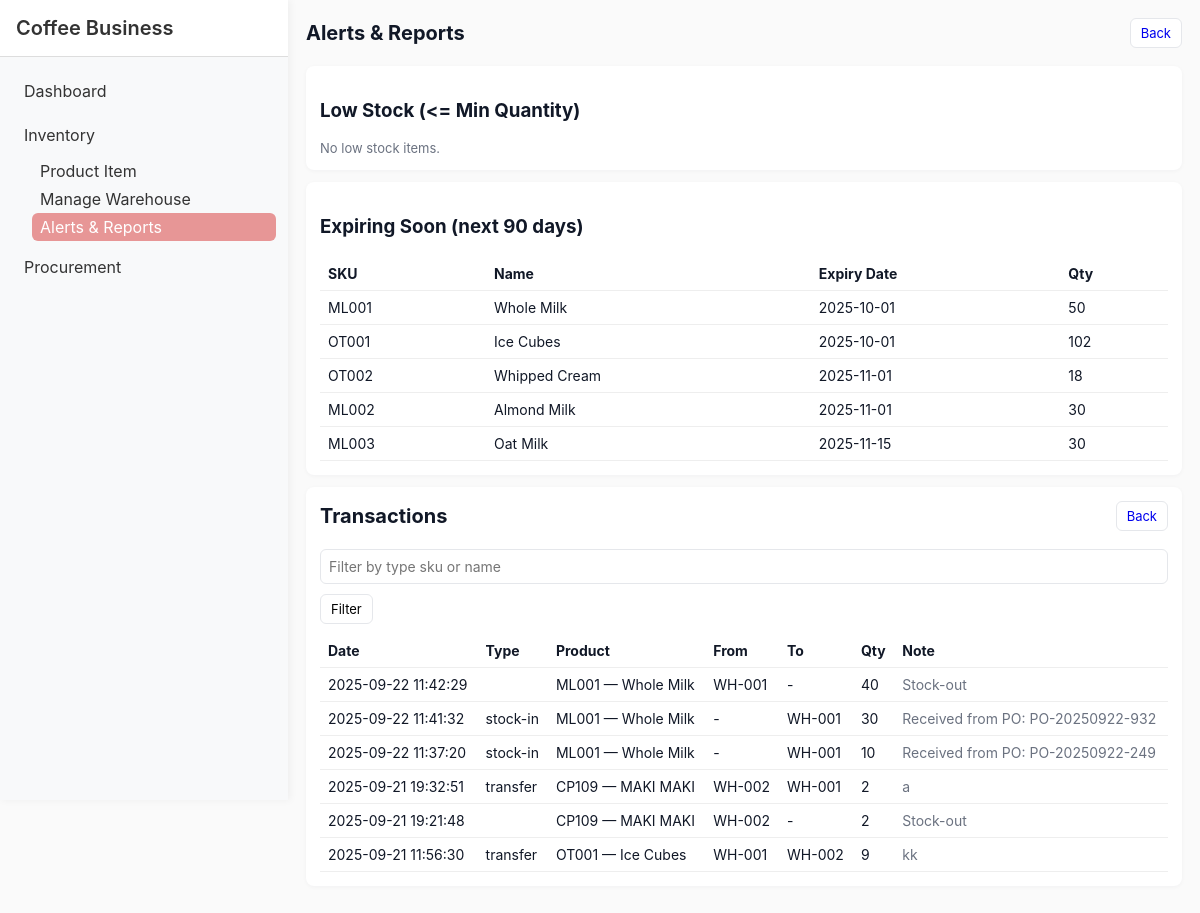
The app's page /Module1/alerts.php with its own data.
### tables this page shows
CREATE TABLE `products` (
  `id` int(11) NOT NULL,
  `sku` varchar(50) NOT NULL,
  `name` varchar(255) NOT NULL,
  `description` text DEFAULT NULL,
  `category` varchar(100) DEFAULT NULL,
  `unit` varchar(30) DEFAULT 'pcs',
  `expiration_date` date DEFAULT NULL,
  `min_qty` int(11) DEFAULT 0,
  `max_qty` int(11) DEFAULT 0,
  `created_at` timestamp NOT NULL DEFAULT current_timestamp(),
  `updated_at` timestamp NULL DEFAULT NULL ON UPDATE current_timestamp(),
  `warehouse_id` int(11) DEFAULT NULL,
  `total_quantity` int(11) DEFAULT 0
);

CREATE TABLE `stock_transactions` (
  `id` int(11) NOT NULL,
  `product_id` int(11) NOT NULL,
  `location_from` int(11) DEFAULT NULL,
  `location_to` int(11) DEFAULT NULL,
  `qty` int(11) NOT NULL,
  `type` enum('stock-in','stock-out','transfer') NOT NULL,
  `reference` varchar(50) DEFAULT NULL,
  `note` text DEFAULT NULL,
  `trans_date` datetime DEFAULT current_timestamp(),
  `user_name` varchar(100) DEFAULT 'system',
  `expiration_date` date DEFAULT NULL,
  `reference_id` int(11) DEFAULT NULL,
  `reference_type` enum('po','gr','transfer','adjustment') DEFAULT NULL
);

CREATE TABLE `locations` (
  `id` int(11) NOT NULL,
  `code` varchar(50) NOT NULL,
  `name` varchar(255) NOT NULL,
  `description` text DEFAULT NULL,
  `created_at` timestamp NOT NULL DEFAULT current_timestamp()
);

### Module1/alerts.php (the view, shortened to what this page needs)
<?php
require '../db.php';
$sql = "SELECT p.id, p.sku, p.name, p.min_qty, p.max_qty, IFNULL(SUM(pl.quantity),0) AS total_qty
        FROM products p
        LEFT JOIN product_locations pl ON pl.product_id = p.id
        GROUP BY p.id
        HAVING total_qty <= p.min_qty
        ORDER BY total_qty ASC";
$low = $pdo->query($sql)->fetchAll(PDO::FETCH_ASSOC);
$stmt = $pdo->prepare("SELECT p.id,p.sku,p.name,p.expiration_date,IFNULL(SUM(pl.quantity),0) AS total_qty
    FROM products p
    LEFT JOIN product_locations pl ON pl.product_id = p.id
    WHERE p.expiration_date IS NOT NULL AND p.expiration_date <= DATE_ADD(CURDATE(), INTERVAL 90 DAY)
    GROUP BY p.id
    ORDER BY p.expiration_date ASC");
$stmt->execute();
$expiring = $stmt->fetchAll(PDO::FETCH_ASSOC);
$filter = $_GET['filter'] ?? '';
$sql = "SELECT t.*, p.sku, p.name AS product_name,
    lf.code AS from_code, lt.code AS to_code
    FROM stock_transactions t
    JOIN products p ON p.id = t.product_id
    LEFT JOIN locations lf ON lf.id = t.location_from
    LEFT JOIN locations lt ON lt.id = t.location_to
    WHERE 1 ";
$params = [];
$sql .= " ORDER BY t.trans_date DESC LIMIT 200";
$stmt = $pdo->prepare($sql);
$stmt->execute($params);
$logs = $stmt->fetchAll(PDO::FETCH_ASSOC);
?>
<!doctype html>
<html>
    <head>
        <link rel="stylesheet" href="styles.css">
    </head>
<body>
  <?php include '../shared/sidebar.php'; ?>
  <div class="container" style="margin-left: 18rem;">
    <div class="header">
        <h1>Alerts & Reports</h1>
        <a class="btn" href="<?php echo BASE_URL; ?>Module1/index.php">Back</a>
    </div>
    <div class="card">
        <h3>Low Stock (<= Min Quantity)</h3>
        <?php if (count($low) === 0): ?>
            <div class="small">No low stock items.</div>
        <?php endif; ?>
    </div>
    <div class="card">
        <h3>Expiring Soon (next 90 days)</h3>
        <?php if (count($expiring) === 0): ?>
            <div class="small">No items expiring soon.</div>
        <?php else: ?>
            <table class="table">
                <thead>
                    <tr>
                        <th>SKU</th>
                        <th>Name</th>
                        <th>Expiry Date</th>
                        <th>Qty</th>
                    </tr>
                </thead>
                <tbody>
                    <?php foreach($expiring as $e): ?>
                        <tr>
                            <td><?php echo htmlspecialchars($e['sku'])?></td>
                            <td><?php echo htmlspecialchars($e['name'])?></td>
                            <td><?php echo htmlspecialchars($e['expiration_date'])?></td>
                            <td><?php echo (int)$e['total_qty']?></td>
                        </tr>
                    <?php endforeach; ?>
                </tbody>
            </table>
        <?php endif; ?>
    </div>
    <div class="card">
        <div class="header">
            <h1>Transactions</h1>
            <div>
                <a class="btn" href="<?php echo BASE_URL; ?>Module1/index.php">Back</a>
            </div>
        </div>
        <form method="get" class="form-row">
            <input class="input" name="filter" placeholder="Filter by type sku or name" value="<?php echo htmlspecialchars($filter) ?>">
            <button class="btn" type="submit">Filter</button>
        </form>
        <table class="table">
            <thead>
                <tr>
                    <th>Date</th>
                    <th>Type</th>
                    <th>Product</th>
                    <th>From</th>
                    <th>To</th>
                    <th>Qty</th>
                    <th>Note</th>
                </tr>
            </thead>
            <tbody>
                <?php foreach($logs as $l): ?>
                    <tr>
                        <td><?php echo htmlspecialchars($l['trans_date'])?></td>
                        <td><?php echo htmlspecialchars($l['type'])?></td>
                        <td><?php echo htmlspecialchars($l['sku'].' — '.$l['product_name'])?></td>
                        <td><?php echo htmlspecialchars($l['from_code'] ?? '-')?></td>
                        <td><?php echo htmlspecialchars($l['to_code'] ?? '-')?></td>
                        <td><?php echo (int)$l['qty']?></td>
                        <td class="small"><?php echo htmlspecialchars($l['note'])?></td>
                    </tr>
                <?php endforeach; ?>
            </tbody>
        </table>
    </div>
  </div>
</body>
</html>

### Module1/styles.css (style rules this page uses)
:root { --bg: #fafafa; --card: #ffffff; --muted: #6b7280; --accent: #111827; }
* { box-sizing: border-box; font-family: Inter, Segoe UI, Arial, Helvetica, sans-serif; }
body { background: var(--bg); color: var(--accent); margin: 0; padding: 18px; }
.container { max-width: 1100px; margin: 0 auto; }
.header { display: flex; justify-content: space-between; align-items: center; margin-bottom: 18px; }
h1 { margin: 0; font-size: 20px; }
.card { background: var(--card); padding: 14px; border-radius: 8px; box-shadow: 0 1px 4px rgba(16, 24, 40, 0.04); margin-bottom: 12px; }
.table { width: 100%; border-collapse: collapse; }
.table th, .table td { padding: 8px; border-bottom: 1px solid #eee; text-align: left; font-size: 14px; }
.actions a, .btn { text-decoration: none; padding: 6px 10px; border-radius: 6px; border: 1px solid #e5e7eb; background: #fff; display: inline-block; font-size: 13px; }
.form-row { display: flex; gap: 10px; flex-wrap: wrap; margin-bottom: 10px; }
.input, select, textarea { padding: 8px; border: 1px solid #e5e7eb; border-radius: 6px; width: 100%; font-size: 14px; }
.small { font-size: 13px; color: var(--muted); }

### records on screen
products: sku "ML001", name "Whole Milk", expiration_date "2025-10-01", total_qty "50"
products: sku "OT001", name "Ice Cubes", expiration_date "2025-10-01", total_qty "102"
products: sku "OT002", name "Whipped Cream", expiration_date "2025-11-01", total_qty "18"
products: sku "ML002", name "Almond Milk", expiration_date "2025-11-01", total_qty "30"
products: sku "ML003", name "Oat Milk", expiration_date "2025-11-15", total_qty "30"
stock_transactions: trans_date "2025-09-22 11:42:29", product.name "ML001 — Whole Milk", location_from.code "WH-001", to_code "-", qty "40", note "Stock-out"
stock_transactions: trans_date "2025-09-22 11:41:32", type "stock-in", product.name "ML001 — Whole Milk", from_code "-", location_to.code "WH-001", qty "30", note "Received from PO: PO-20250922-932"
stock_transactions: trans_date "2025-09-22 11:37:20", type "stock-in", product.name "ML001 — Whole Milk", from_code "-", location_to.code "WH-001", qty "10", note "Received from PO: PO-20250922-249"
stock_transactions: trans_date "2025-09-21 19:32:51", type "transfer", product.name "CP109 — MAKI MAKI", location_from.code "WH-002", location_to.code "WH-001", qty "2", note "a"
stock_transactions: trans_date "2025-09-21 19:21:48", product.name "CP109 — MAKI MAKI", location_from.code "WH-002", to_code "-", qty "2", note "Stock-out"
stock_transactions: trans_date "2025-09-21 11:56:30", type "transfer", product.name "OT001 — Ice Cubes", location_from.code "WH-001", location_to.code "WH-002", qty "9", note "kk"
